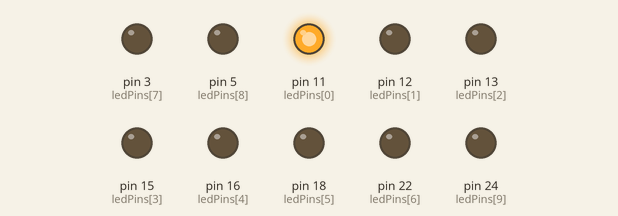
A program run on a simulated Raspberry Pi (header pin numbers). Shown: output pins drawn as LEDs (lit = HIGH).

Above: at 0.15 s.
At 1.05 s:
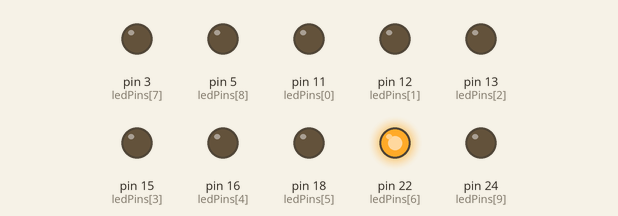
At 2.25 s:
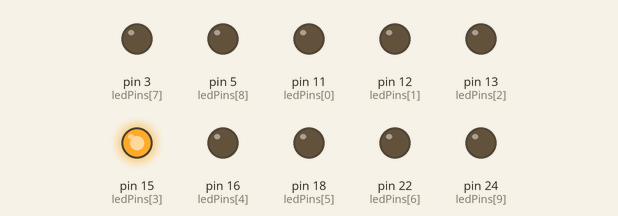
At 4.35 s:
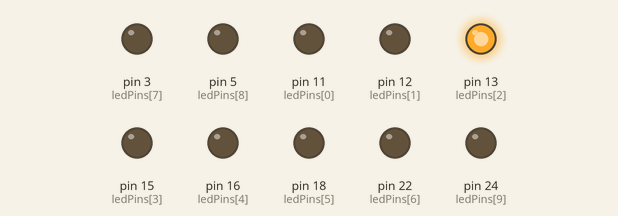
At 6.45 s:
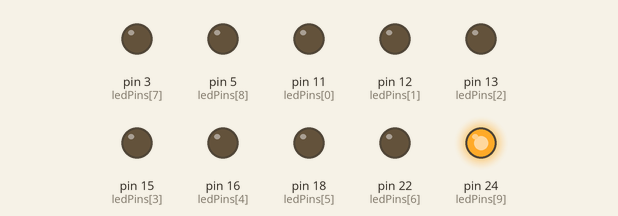
At 8.55 s:
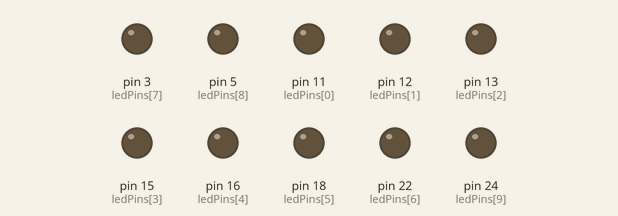
Timing chart, 0 to 9.0 s (numbered marks = the images above):
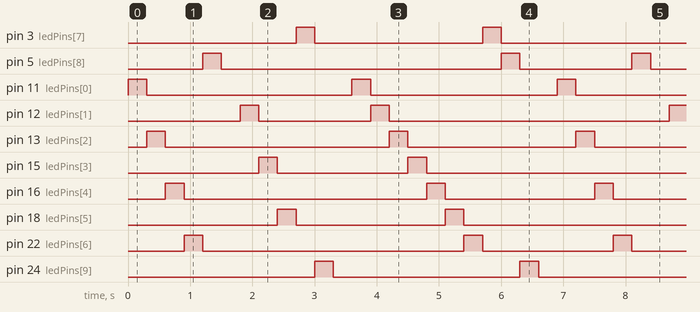

The program:

1.1.3_LedBarGraph.py
```python
#!/usr/bin/env python3

import RPi.GPIO as GPIO
import time

ledPins = [11, 12, 13, 15, 16, 18, 22, 3, 5, 24]

def oddLedBarGraph():
	for i in range(5):
		j = i*2
		GPIO.output(ledPins[j],GPIO.HIGH)
		time.sleep(0.3)
		GPIO.output(ledPins[j],GPIO.LOW)

def evenLedBarGraph():
	for i in range(5):
		j = i*2+1
		GPIO.output(ledPins[j],GPIO.HIGH)
		time.sleep(0.3)
		GPIO.output(ledPins[j],GPIO.LOW)

def allLedBarGraph():
	for i in ledPins:
		GPIO.output(i,GPIO.HIGH)
		time.sleep(0.3)
		GPIO.output(i,GPIO.LOW)

def setup():
	GPIO.setwarnings(False)
	GPIO.setmode(GPIO.BOARD)        # Numbers GPIOs by physical location
	for i in ledPins:
		GPIO.setup(i, GPIO.OUT)   # Set all ledPins' mode is output
		GPIO.output(i, GPIO.LOW) # Set all ledPins to high(+3.3V) to off led

def loop():
	while True:
		oddLedBarGraph()
		time.sleep(0.3)
		evenLedBarGraph()
		time.sleep(0.3)
		allLedBarGraph()
		time.sleep(0.3)

def destroy():
	for pin in ledPins:
		GPIO.output(pin, GPIO.LOW)    # turn off all leds
	GPIO.cleanup()                     # Release resource

if __name__ == '__main__':     # Program start from here
	setup()
	try:
		loop()
	except KeyboardInterrupt:  # When 'Ctrl+C' is pressed, the program destroy() will be  executed.
		destroy()
```

Measured:
- by itself, pin 3 (ledPins[7]): repeats every 6.9 s: LOW 2.7 s, HIGH 0.30 s, LOW 3.6 s, HIGH 0.30 s
- by itself, pin 5 (ledPins[8]): repeats every 6.9 s: LOW 4.5 s, HIGH 0.30 s, LOW 1.8 s, HIGH 0.30 s
- by itself, pin 11 (ledPins[0]): alternates HIGH for 0.30 s and LOW for 3.3 s
- by itself, pin 12 (ledPins[1]): repeats every 6.9 s: LOW 1.8 s, HIGH 0.30 s, LOW 4.5 s, HIGH 0.30 s
- by itself, pin 13 (ledPins[2]): repeats every 6.9 s: LOW 3.6 s, HIGH 0.30 s, LOW 2.7 s, HIGH 0.30 s
- by itself, pin 15 (ledPins[3]): repeats every 6.9 s: LOW 2.1 s, HIGH 0.30 s, LOW 4.2 s, HIGH 0.30 s
- by itself, pin 16 (ledPins[4]): repeats every 6.9 s: LOW 3.9 s, HIGH 0.30 s, LOW 2.4 s, HIGH 0.30 s
- by itself, pin 18 (ledPins[5]): repeats every 6.9 s: LOW 2.4 s, HIGH 0.30 s, LOW 3.9 s, HIGH 0.30 s
